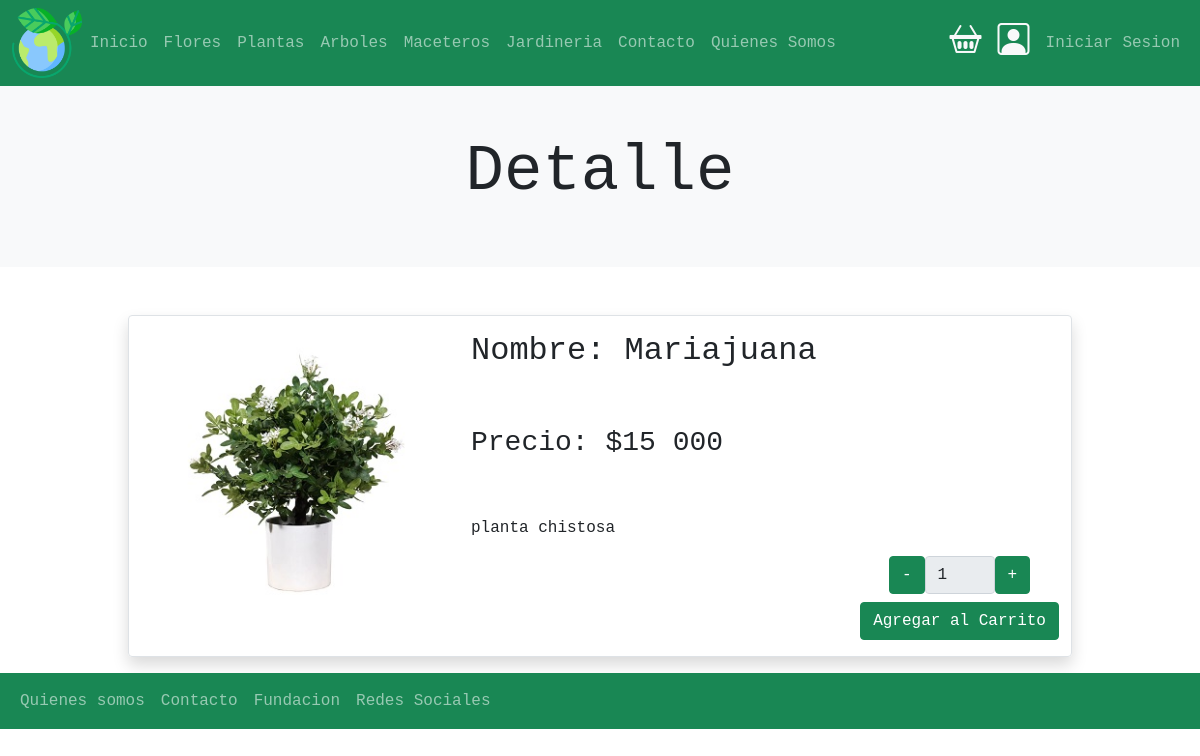
/productos/mariajuana, run on the app's committed database.
### productos/models.py (models this page shows, shortened)
class Producto(models.Model):
    usuario = models.ForeignKey(User, null=False, blank=False, on_delete=models.PROTECT)
    nombre =  models.CharField(max_length=50)
    imagen = models.ImageField(upload_to="productos",null=False, blank=False)
    descripcion = models.TextField()
    precio = models.IntegerField(default=0)
    slug = models.SlugField(null=False, blank=False , unique=True)
    creacion = models.DateTimeField(auto_now_add=True)
    categoria =  models.ForeignKey(Categoria, on_delete=models.PROTECT)

### productos/views.py (the view)
# urls.py: path('<slug:slug>', views.ProductoDetalleView.as_view(),name='producto'),
class ProductoDetalleView(DetailView):
    model = Producto
    template_name = 'productos/producto.html'
    def get_context_data(self, **kwargs):
        context =  super().get_context_data(**kwargs)
        return context

### productos/templates/productos/producto.html
{% extends 'base.html' %}
{% load static %}
{% load humanize %}
{% block contenido %}
<section>
    <div class="p-5 bg-light">
        <div class="container">
            <h1 class="display-3 text-center bg-light">Detalle</h1>
        </div>
    </div>
</section>
<section>
        <div class="container mt-5">
          <div class="row shadow m-3 border rounded">
            <div class="col-sm-4">
                {% if producto.imagen %}
                <img src="{{ producto.imagen.url }} " alt="imagen" class="img-fluid m-3">
            {% endif %}
            </div>
            <div class="col-sm-8">
              <h2 class="m-3">Nombre: {{ producto.nombre | title}}</h2>
              <br>
              <h3 class="m-3">Precio: ${{producto.precio | intcomma}}</h3>
              <br>
              <p class="m-3">{{producto.descripcion}}</p>
                <div class="d-flex justify-content-end">
                  <div>
                    {% include 'carrito/snippets/agregar.html' %}
                  </div>
                </div>
              </div>
          </div>
        </div>
</section>
{% endblock contenido %}

### static/css/miestilo.css (style rules this page uses)
body { font-family: monospace; }
.container { width: 100%; max-width: 1000px; margin: auto; }

### data on the page
Producto: imagen (picture), nombre "Mariajuana", precio "15 000", descripcion "planta chistosa"
